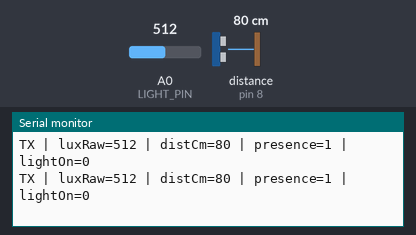
Simulated run of this sketch. Board: Arduino Uno, built with avr-gcc and run on an emulated ATmega328P. Shown: the last lines printed to the serial monitor. Wiring (inferred from the names in the program): ultrasonic range finder: trigger pin 9; echo pin 8. The test bench sets the inputs (shaded band); at power-on: distance to the obstacle (sensor on pin 8) 80 cm, A0 (LIGHT_PIN) = 512. The echo pulse lasts 58.3 µs per cm; the modem accepts every AT command (registered, SIM ready, sends succeed) and sends nothing else.

Above: at 1.2 s.
1.3 s: distance to the obstacle (sensor on pin 8) set to 2 cm
At 1.67 s:
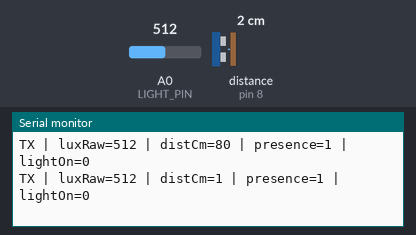
2.8 s: A0 (LIGHT_PIN) set to 440
At 2.94 s:
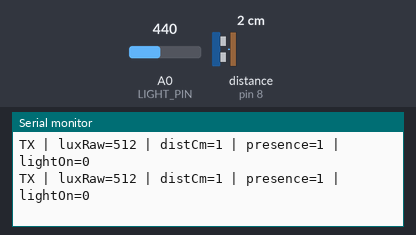
4.3 s: distance to the obstacle (sensor on pin 8) set to 4 cm
At 4.42 s:
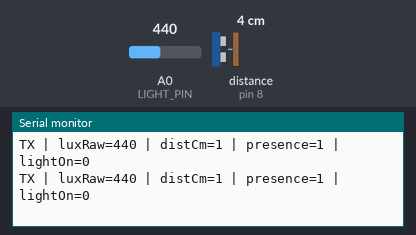
5.8 s: A0 (LIGHT_PIN) set to 460
At 5.9 s:
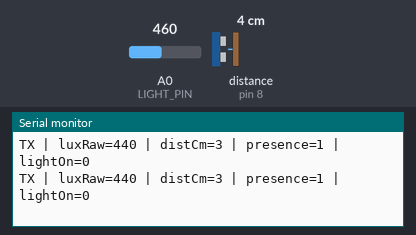
Timing chart, 0 to 8.3 s (numbered marks = the images above; inputs shaded):
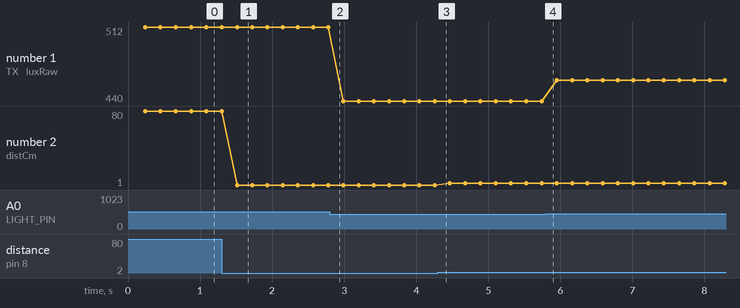

The sketch:

emitter.ino
```cpp
#include <Arduino.h>
#include <SoftwareSerial.h>

// ===== XBee (Uno/Nano) =====
#define XBEE_RX 0
#define XBEE_TX 1
SoftwareSerial xbeeSerial(XBEE_RX, XBEE_TX);
#define XBeePort xbeeSerial

// ===== Capteurs =====
#define LIGHT_PIN A0

// HC-SR04
#define TRIG_PIN 9
#define ECHO_PIN 8

// ===== Logique =====
#define NODE_ID 1
#define PERIOD_MS 200UL

// présence si distance < seuil (cm)
#define PRESENCE_CM        100
#define PRESENCE_HOLD_MS   2000UL

// luminosité
#define LUX_ON_THRESHOLD   350
#define LUX_OFF_THRESHOLD  450

struct Payload {
  uint8_t  id;
  uint32_t seq;
  uint32_t ts;
  uint16_t luxRaw;
  uint16_t distCm;
  uint8_t  motion;
  uint8_t  lightOn;
} __attribute__((packed));

static uint8_t xbeeChecksum(const uint8_t *frameData, uint16_t len) {
  uint16_t sum = 0;
  for (uint16_t i = 0; i < len; i++) sum += frameData[i];
  return (uint8_t)(0xFF - (sum & 0xFF));
}

static uint16_t readLightAvg(uint8_t n = 8) {
  uint32_t acc = 0;
  for (uint8_t i = 0; i < n; i++) {
    acc += (uint16_t)analogRead(LIGHT_PIN);
    delay(2);
  }
  return (uint16_t)(acc / n);
}

static uint16_t readDistanceCm() {
  digitalWrite(TRIG_PIN, LOW);
  delayMicroseconds(2);
  digitalWrite(TRIG_PIN, HIGH);
  delayMicroseconds(10);
  digitalWrite(TRIG_PIN, LOW);

  unsigned long dur = pulseIn(ECHO_PIN, HIGH, 30000UL);
  if (dur == 0) return 0;
  return (uint16_t)(dur / 58UL);
}

uint32_t seqCounter = 0;
uint32_t lastSend = 0;

uint32_t lastPresenceTime = 0;
bool lightState = false;

void setup() {
  Serial.begin(115200);
  while (!Serial && millis() < 2000) {}

  pinMode(LIGHT_PIN, INPUT);
  pinMode(TRIG_PIN, OUTPUT);
  pinMode(ECHO_PIN, INPUT);
  digitalWrite(TRIG_PIN, LOW);

  XBeePort.begin(9600);

  Serial.println(F("=== TX: Light + HC-SR04 -> Decision -> XBee API ==="));
  Serial.println(F("Pins: XBee(2,3) Light(A0) TRIG(9) ECHO(8) | AP=1 BD=9600"));
}

void loop() {
  uint16_t distCm = readDistanceCm();
  bool presenceNow = (distCm != 0 && distCm < PRESENCE_CM);

  if (presenceNow) lastPresenceTime = millis();
  bool presenceHold = (millis() - lastPresenceTime) < PRESENCE_HOLD_MS;

  uint16_t luxRaw = readLightAvg(8);

  bool isDark;
  if (!lightState) isDark = (luxRaw <= LUX_ON_THRESHOLD);
  else             isDark = !(luxRaw >= LUX_OFF_THRESHOLD);

  bool shouldLightOn = presenceHold && isDark;
  lightState = shouldLightOn;

  uint32_t now = millis();
  if (now - lastSend >= PERIOD_MS) {
    lastSend = now;

    Payload pkt;
    pkt.id = NODE_ID;
    pkt.seq = seqCounter++;
    pkt.ts = millis();
    pkt.luxRaw = luxRaw;
    pkt.distCm = distCm;
    pkt.motion = presenceHold ? 1 : 0;
    pkt.lightOn = lightState ? 1 : 0;

    uint8_t frameData[14 + sizeof(Payload)];
    uint16_t idx = 0;

    frameData[idx++] = 0x10;
    frameData[idx++] = 0x01;

    // dest64 broadcast
    frameData[idx++] = 0x00; frameData[idx++] = 0x00; frameData[idx++] = 0x00; frameData[idx++] = 0x00;
    frameData[idx++] = 0x00; frameData[idx++] = 0x00; frameData[idx++] = 0xFF; frameData[idx++] = 0xFF;

    // dest16
    frameData[idx++] = 0xFF; frameData[idx++] = 0xFE;

    frameData[idx++] = 0x00;
    frameData[idx++] = 0x00;

    memcpy(&frameData[idx], &pkt, sizeof(Payload));
    idx += sizeof(Payload);

    uint16_t length = idx;
    uint8_t checksum = xbeeChecksum(frameData, length);

    XBeePort.write(0x7E);
    XBeePort.write((uint8_t)(length >> 8));
    XBeePort.write((uint8_t)(length & 0xFF));
    XBeePort.write(frameData, length);
    XBeePort.write(checksum);

    Serial.print(F("TX | luxRaw="));   Serial.print(pkt.luxRaw);
    Serial.print(F(" | distCm="));    Serial.print(pkt.distCm);
    Serial.print(F(" | presence="));  Serial.print(pkt.motion);
    Serial.print(F(" | lightOn="));   Serial.println(pkt.lightOn);
  }
}
```

Measured:
- after the input at 1.3 s, the serial monitor: prints a new line after 0.21 s (image 1)
- plotted number 1: 512 → 440 after the input at 2.8 s, 440 → 460 after the input at 5.8 s
- plotted number 2: 1 → 3 after the input at 4.3 s
